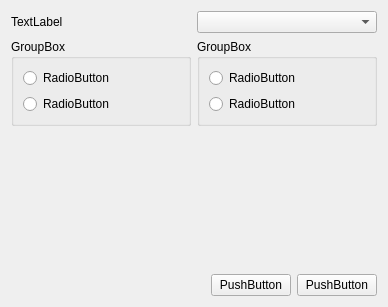
<?xml version="1.0" encoding="UTF-8"?>
<ui version="4.0">
 <class>IhmTest</class>
 <widget class="QWidget" name="IhmTest">
  <property name="geometry">
   <rect>
    <x>0</x>
    <y>0</y>
    <width>388</width>
    <height>307</height>
   </rect>
  </property>
  <property name="windowTitle">
   <string>IhmTest</string>
  </property>
  <layout class="QVBoxLayout" name="verticalLayout_3">
   <item>
    <layout class="QHBoxLayout" name="horizontalLayout">
     <item>
      <widget class="QLabel" name="label">
       <property name="text">
        <string>TextLabel</string>
       </property>
      </widget>
     </item>
     <item>
      <widget class="QComboBox" name="comboBox"/>
     </item>
    </layout>
   </item>
   <item>
    <layout class="QHBoxLayout" name="horizontalLayout_3">
     <item>
      <widget class="QGroupBox" name="groupBox">
       <property name="title">
        <string>GroupBox</string>
       </property>
       <layout class="QVBoxLayout" name="verticalLayout">
        <item>
         <widget class="QRadioButton" name="radioButton">
          <property name="text">
           <string>RadioButton</string>
          </property>
         </widget>
        </item>
        <item>
         <widget class="QRadioButton" name="radioButton_2">
          <property name="text">
           <string>RadioButton</string>
          </property>
         </widget>
        </item>
       </layout>
      </widget>
     </item>
     <item>
      <widget class="QGroupBox" name="groupBox_2">
       <property name="title">
        <string>GroupBox</string>
       </property>
       <layout class="QVBoxLayout" name="verticalLayout_2">
        <item>
         <widget class="QRadioButton" name="radioButton_3">
          <property name="text">
           <string>RadioButton</string>
          </property>
         </widget>
        </item>
        <item>
         <widget class="QRadioButton" name="radioButton_4">
          <property name="text">
           <string>RadioButton</string>
          </property>
         </widget>
        </item>
       </layout>
      </widget>
     </item>
    </layout>
   </item>
   <item>
    <spacer name="verticalSpacer">
     <property name="orientation">
      <enum>Qt::Vertical</enum>
     </property>
     <property name="sizeHint" stdset="0">
      <size>
       <width>20</width>
       <height>121</height>
      </size>
     </property>
    </spacer>
   </item>
   <item>
    <layout class="QHBoxLayout" name="horizontalLayout_2">
     <item>
      <spacer name="horizontalSpacer">
       <property name="orientation">
        <enum>Qt::Horizontal</enum>
       </property>
       <property name="sizeHint" stdset="0">
        <size>
         <width>40</width>
         <height>20</height>
        </size>
       </property>
      </spacer>
     </item>
     <item>
      <widget class="QPushButton" name="pushButton">
       <property name="text">
        <string>PushButton</string>
       </property>
      </widget>
     </item>
     <item>
      <widget class="QPushButton" name="pushButton_2">
       <property name="text">
        <string>PushButton</string>
       </property>
      </widget>
     </item>
    </layout>
   </item>
  </layout>
 </widget>
 <resources/>
 <connections>
  <connection>
   <sender>pushButton</sender>
   <signal>clicked()</signal>
   <receiver>IhmTest</receiver>
   <slot>close()</slot>
   <hints>
    <hint type="sourcelabel">
     <x>266</x>
     <y>284</y>
    </hint>
    <hint type="destinationlabel">
     <x>109</x>
     <y>189</y>
    </hint>
   </hints>
  </connection>
 </connections>
</ui>
